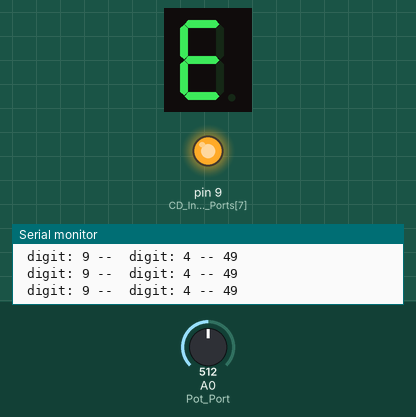
Recording of a sketch running on a simulated Arduino Uno, built with avr-gcc and run on an emulated ATmega328P. Shown: 1-digit seven-segment display, output pins drawn as LEDs (lit = HIGH), the last lines printed to the serial monitor. Wiring (inferred from the names in the program): 1-digit 7-segment display, segments lit when LOW: segments pin 8, pin 7, pin 6, pin 5, pin 4, pin 3, pin 2. The inputs (shaded band) are chosen by the test bench; at power-on: A0 (Pot_Port) = 512. The segment pins are drawn as the display they are named for; pins used as bus, display or sensor lines are not drawn.

Above: at 1.2 s.
1.3 s: A0 (Pot_Port) set to 716
At 2.2 s:
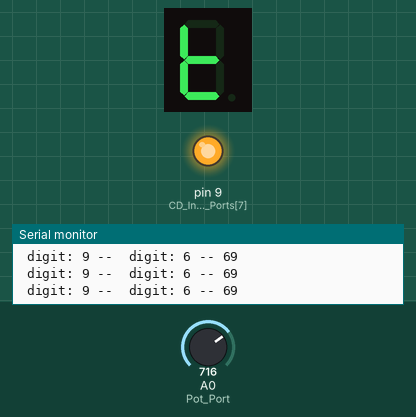
2.8 s: A0 (Pot_Port) set to 122
5.8 s: A0 (Pot_Port) set to 104
At 6.5 s:
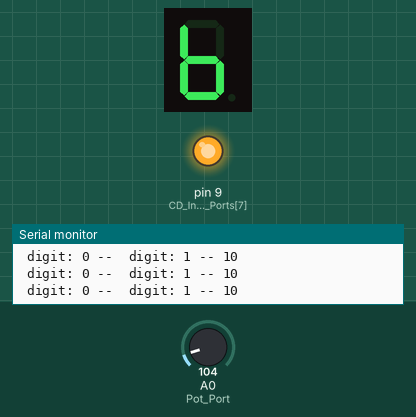
7.3 s: A0 (Pot_Port) set to 0
At 7.7 s:
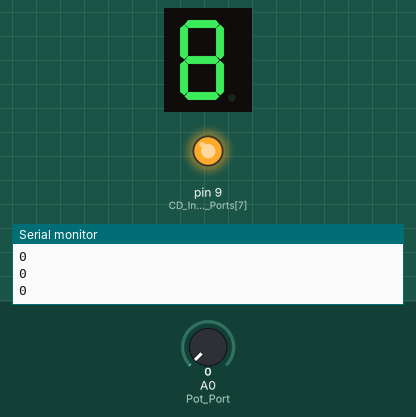
8.8 s: A0 (Pot_Port) set to 306
At 10.1 s:
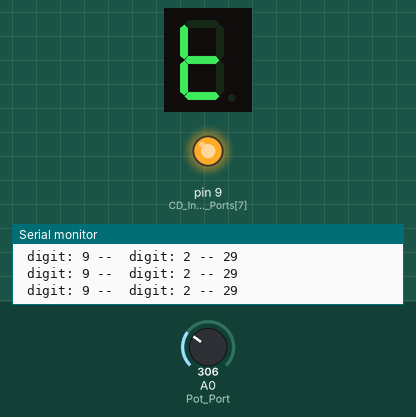
Timing chart, 0 to 11.3 s (numbered marks = the images above; inputs shaded):
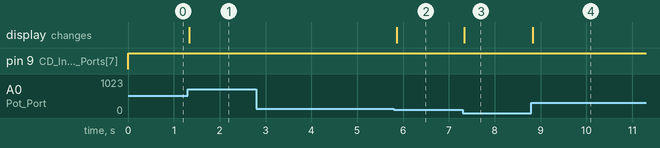

Measured:
- the behaviour switches between 114 and 113 on A0 (Pot_Port) (found by bisection; images 1 and 2)
- after the input at 1.3 s, the display: changes at once (image 1)
- after the input at 5.8 s, the display: changes after 0.06 s (image 2)
- after the input at 7.3 s, the display: changes at once (image 3)
- after the input at 8.8 s, the display: changes at once (image 4)

The sketch:

grand_habbi_fyyran1.ino
```cpp
// C++ code
//


//-------------------------------------------//
//----------------I/O PORTS------------------//
//-------------------------------------------//


static int CD_Input_Ports[] = {2, 3, 4, 5, 6, 7, 8, 9};

#define Pot_Port A0


//-------------------------------------------//
//----------------VARIABLES------------------//
//-------------------------------------------//


int Pot_Reading = 0;
int Pot_Output_Range_New = 0;


int Digit_Output_Array[1];
static int Num_into_Bits[4];
static int Num_into_Bits_2[4];


//-------------------------------------------//
//------------------SETUP--------------------//
//-------------------------------------------//


void setup()
{
  Serial.begin(9600);

  // INITIALIZE ALL OUTPUT PINS

  for (int i = 0; i < 9; i++)
    pinMode(CD_Input_Ports[i], OUTPUT);


  // INITIALIZE ALL INPUT PINS

  pinMode(Pot_Port, INPUT);

}


//-------------------------------------------//
//----------------FUNCTIONS------------------//
//-------------------------------------------//


int extract_digits(int Analog_Output_Values) { // INPUT 2 DIGIT INTEGER TO RETURN AN ARRAY OF THEIR SEPERATE DIGITS

  int i = 0;
  int index = 0;
  int remainder;

  while (Analog_Output_Values > 0) { // loop until it has cycled through each digit of the number

    remainder = Analog_Output_Values%10;


    Digit_Output_Array[i] = remainder;
    i++;
    Serial.print(" digit: ");
    Serial.print(remainder);
    Serial.print(" -- ");

    Analog_Output_Values /= 10; // Go to next digit


  }

}

void* Int_to_Bits(int num_digit, bool Is_First) { // CONVERTS INTEGER INTO ITS 4 BIT COMPONENTS, AND RETURNS ARRAY


  // Made into 2 seperate cases to deal with if the integer was 1 digit only.

  if (Is_First == 0){

    for (int i = 0; i < 4; i++) // loop for all 4 outputs and place the corresponding bit to display number
      Num_into_Bits[i] = bitRead(num_digit, i);


    return Num_into_Bits; // return Num_into_bits array

  } else {

    for (int i = 0; i < 4; i++) // same as first 'for' loop, but stored in Num_into_Bits_2 instead.
    	Num_into_Bits_2[i] = bitRead(num_digit, i);


    return Num_into_Bits_2; // return Num_into_bits_2 array

  }

}


void Display_Seg_Num(int CD_Ports[4], int Bits_Stored[4], bool Is_First) { // WRITES INTO OUTPUT PORTS OF ARDUINO AND THEN CONVERTED BY THE cd4511 INTO THE 7 OUTPUTS


  if (Is_First == 0){

    for (int i = 0; i < 4; i++) // Writes to the output ports the corresponding digits that have been converted to bits for first display.
    	digitalWrite(CD_Ports[i], Bits_Stored[i]);


  } else {

    for (int i = 4; i < 8; i++) // Writes to the output ports the corresponding digits that have been converted to bits for second display.
    	digitalWrite(CD_Ports[i], Bits_Stored[i]);

  }

}


//-------------------------------------------//
//-------------------Main--------------------//
//-------------------------------------------//


void loop() // Loop forever until end of program
{
  // Initially gathering data from analog input

  Pot_Reading = analogRead(Pot_Port); // Get value from analog input
  Pot_Output_Range_New = map(Pot_Reading, 0, 1023, 0, 99); // maps from 0 to 99

  Serial.println(Pot_Output_Range_New); // Print into the Serial Monitor

  extract_digits(Pot_Output_Range_New); // Extract the digits of Pot_Output_Range_New.


  if (Pot_Output_Range_New > 9) { // Check if analog mapping is a 2 digit number

  	Int_to_Bits(Digit_Output_Array[1], 0); // Turn first digit into its binary components

  	Display_Seg_Num(CD_Input_Ports, Num_into_Bits, 0); // Display first digit

  	Int_to_Bits(Digit_Output_Array[0], 1); // Turn second digit into its binary components

  	Display_Seg_Num(CD_Input_Ports, Num_into_Bits, 1); // Display second digit

  } else { // If it's only a 1 digit number (e.g. 3) then

    	Int_to_Bits(Digit_Output_Array[0], 1); // Turn first digit into its binary components

  	Display_Seg_Num(CD_Input_Ports, Num_into_Bits, 1); // Display first digit

    	Digit_Output_Array[1] = 0; // Set digit to 0.

    	Int_to_Bits(Digit_Output_Array[1], 0); // bits 0000.

    	Display_Seg_Num(CD_Input_Ports, Num_into_Bits, 0); // Display second digit

  }


}
```
